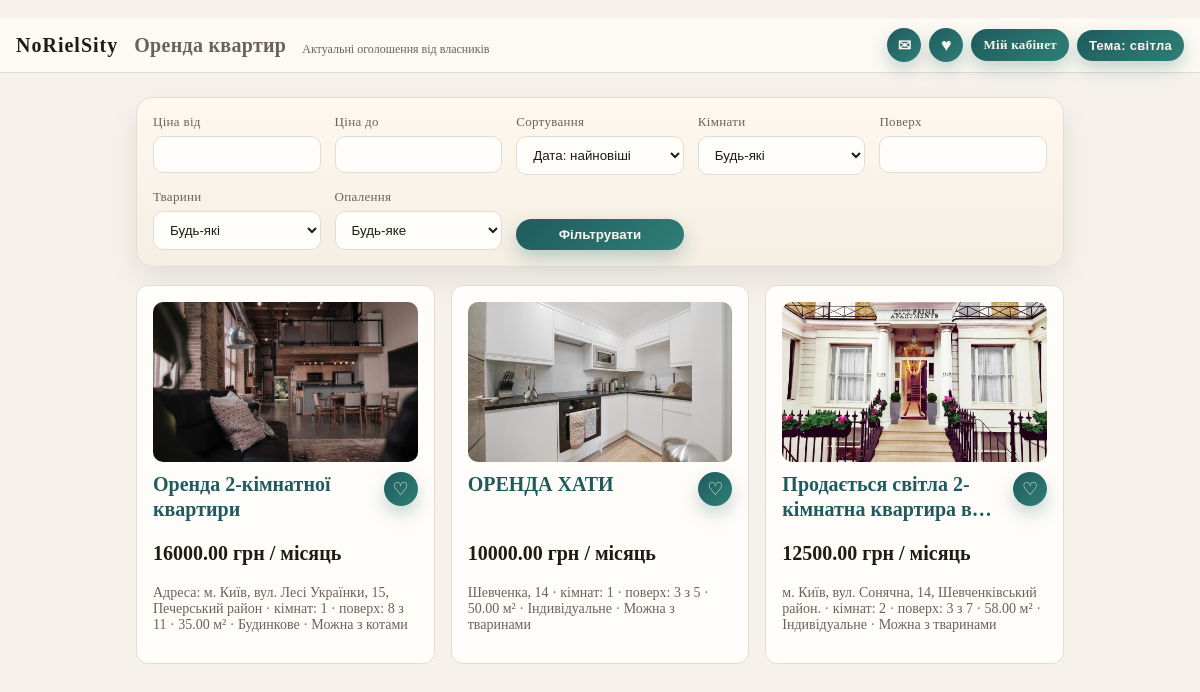
The page / on the database its author committed.
### listings/models.py (models this page shows, shortened)
class Listing(models.Model):
    HEATING_INDIVIDUAL = "individual"
    HEATING_CENTRAL = "central"
    HEATING_BUILDING = "building"
    HEATING_OTHER = "other"
    PETS_ALLOWED = "allowed"
    PETS_CATS = "cats_only"
    PETS_NOT_ALLOWED = "not_allowed"
    PETS_NEGOTIABLE = "negotiable"
    HEATING_CHOICES = [
        (HEATING_INDIVIDUAL, "Індивідуальне"),
        (HEATING_CENTRAL, "Централізоване"),
        (HEATING_BUILDING, "Будинкове"),
        (HEATING_OTHER, "Інше"),
    ]
    PETS_CHOICES = [
        (PETS_ALLOWED, "Можна з тваринами"),
        (PETS_CATS, "Можна з котами"),
        (PETS_NOT_ALLOWED, "Не можна"),
        (PETS_NEGOTIABLE, "По домовленості"),
    ]
    ROOMS_1 = "1"
    ROOMS_2 = "2"
    ROOMS_3 = "3"
    ROOMS_4_PLUS = "4+"
    ROOMS_CHOICES = [
        (ROOMS_1, "1"),
        (ROOMS_2, "2"),
        (ROOMS_3, "3"),
        (ROOMS_4_PLUS, "4+"),
    ]
    STATUS_DRAFT = "draft"
    STATUS_PUBLISHED = "published"
    STATUS_ARCHIVED = "archived"
    STATUS_BLOCKED = "blocked"
    STATUS_CHOICES = [
        (STATUS_DRAFT, "Чернетка"),
        (STATUS_PUBLISHED, "Опубліковано"),
        (STATUS_ARCHIVED, "Архів"),
        (STATUS_BLOCKED, "Заблоковано"),
    ]
    owner = models.ForeignKey(
        settings.AUTH_USER_MODEL,
        on_delete=models.CASCADE,
        related_name="listings",
        null=True,
        blank=True,
    )
    title = models.CharField(max_length=120)
    address = models.CharField(max_length=255)
    price_per_month = models.DecimalField(max_digits=10, decimal_places=2)
    floor = models.PositiveSmallIntegerField(null=True, blank=True)
    total_floors = models.PositiveSmallIntegerField(null=True, blank=True)
    heating = models.CharField(max_length=20, choices=HEATING_CHOICES, blank=True)
    pets = models.CharField(max_length=20, choices=PETS_CHOICES, blank=True)
    rooms = models.CharField(max_length=2, choices=ROOMS_CHOICES)
    area_sqm = models.DecimalField(max_digits=7, decimal_places=2, null=True, blank=True)
    description = models.TextField(blank=True)
    photo = models.ImageField(upload_to="listing_photos/", blank=True)
    contact_name = models.CharField(max_length=120)
    contact_phone = models.CharField(max_length=50, blank=True)
    contact_email = models.EmailField(blank=True)
    status = models.CharField(
        max_length=20, choices=STATUS_CHOICES, default=STATUS_PUBLISHED
    )
    views_count = models.PositiveIntegerField(default=0)
    is_active = models.BooleanField(default=True)
    created_at = models.DateTimeField(auto_now_add=True)
    updated_at = models.DateTimeField(auto_now=True)
    class Meta:
        ordering = ["-created_at"]

### listings/views.py (the view)
# urls.py: path("", views.listing_list, name="listing_list"),
def listing_list(request):
    listings = Listing.objects.filter(
        is_active=True, status=Listing.STATUS_PUBLISHED
    )
    min_price = request.GET.get("min_price")
    max_price = request.GET.get("max_price")
    sort = request.GET.get("sort")
    rooms = request.GET.get("rooms")
    floor = request.GET.get("floor")
    pets = request.GET.get("pets")
    heating = request.GET.get("heating")
    if min_price:
        listings = listings.filter(price_per_month__gte=min_price)
    if max_price:
        listings = listings.filter(price_per_month__lte=max_price)
    if rooms:
        listings = listings.filter(rooms=rooms)
    if floor:
        listings = listings.filter(floor=floor)
    if pets:
        listings = listings.filter(pets=pets)
    if heating:
        listings = listings.filter(heating=heating)
    sort_mapping = {
        "price_desc": "-price_per_month",
        "price_asc": "price_per_month",
        "date_new": "-created_at",
        "date_old": "created_at",
    }
    listings = listings.order_by(sort_mapping.get(sort, "-created_at"))
    rooms_labels = dict(Listing.ROOMS_CHOICES)
    pets_labels = dict(Listing.PETS_CHOICES)
    heating_labels = dict(Listing.HEATING_CHOICES)
    params = {
        "min_price": min_price or "",
        "max_price": max_price or "",
        "sort": sort or "",
        "rooms": rooms or "",
        "floor": floor or "",
        "pets": pets or "",
        "heating": heating or "",
    }
    def build_qs(exclude_key: str) -> str:
        filtered = {k: v for k, v in params.items() if v and k != exclude_key}
        return urlencode(filtered)
    favorite_ids = set()
    if request.user.is_authenticated:
        favorite_ids = set(
            Favorite.objects.filter(user=request.user).values_list("listing_id", flat=True)
        )
    context = {
        "listings": listings,
        "filters": params,
        "rooms_choices": Listing.ROOMS_CHOICES,
        "pets_choices": Listing.PETS_CHOICES,
        "heating_choices": Listing.HEATING_CHOICES,
        "rooms_label": rooms_labels.get(rooms, ""),
        "pets_label": pets_labels.get(pets, ""),
        "heating_label": heating_labels.get(heating, ""),
        "qs_without_min_price": build_qs("min_price"),
        "qs_without_max_price": build_qs("max_price"),
        "qs_without_sort": build_qs("sort"),
        "qs_without_rooms": build_qs("rooms"),
        "qs_without_floor": build_qs("floor"),
        "qs_without_pets": build_qs("pets"),
        "qs_without_heating": build_qs("heating"),
        "favorite_ids": favorite_ids,
    }
    return render(request, "listings/listing_list.html", context)

### listings/context_processors.py (called while the page is built, shortened)
def favorites_count(request):
    return {
        "favorites_count": 0,
        "unread_messages_count": 0,
        "latest_received_message_id": 0,
    }

### listings/templates/listings/listing_list.html (shortened to what this page needs)
﻿{% extends "listings/base.html" %}
{% block content %}
  <form method="get" class="filters" style="margin-bottom: 18px;">
    <div>
      <label for="min_price">Ціна від</label>
      <input id="min_price" name="min_price" type="number" value="{{ filters.min_price }}" />
    </div>
    <div>
      <label for="max_price">Ціна до</label>
      <input id="max_price" name="max_price" type="number" value="{{ filters.max_price }}" />
    </div>
    <div>
      <label for="sort">Сортування</label>
      <select id="sort" name="sort">
        <option value="">Дата: найновіші</option>
      </select>
    </div>
    <div>
      <label for="rooms">Кімнати</label>
      <select id="rooms" name="rooms">
        <option value="">Будь-які</option>
      </select>
    </div>
    <div>
      <label for="floor">Поверх</label>
      <input id="floor" name="floor" type="number" value="{{ filters.floor }}" />
    </div>
    <div>
      <label for="pets">Тварини</label>
      <select id="pets" name="pets">
        <option value="">Будь-які</option>
      </select>
    </div>
    <div>
      <label for="heating">Опалення</label>
      <select id="heating" name="heating">
        <option value="">Будь-яке</option>
      </select>
    </div>
    <div class="actions">
      <button class="btn" type="submit">Фільтрувати</button>
    </div>
  </form>
  {% if listings %}
    <div class="grid" style="margin-top: 12px;">
      {% for listing in listings %}
        <article class="card">
          {% if listing.photo %}
            <img
              src="{{ listing.photo.url }}"
              alt="{{ listing.title }}"
              style="width: 100%; height: 160px; object-fit: cover; border-radius: 10px; margin-bottom: 10px;"
            />
          {% elif listing.images.first %}
            <img
              src="{{ listing.images.first.image.url }}"
              alt="{{ listing.title }}"
              style="width: 100%; height: 160px; object-fit: cover; border-radius: 10px; margin-bottom: 10px;"
            />
          {% endif %}
          <div class="card-title">
            <h2 style="margin: 0;">
              <a href="{% url 'listings:listing_detail' listing.pk %}">
                {{ listing.title|truncatechars:50 }}
              </a>
            </h2>
            {% if request.user.is_authenticated %}
              <form method="post" action="{% url 'listings:favorite_toggle' listing.pk %}">
                {% csrf_token %}
                <input type="hidden" name="next" value="{{ request.get_full_path }}" />
                <button type="submit" class="fav-btn-small" aria-label="Обране">
                  {% if listing.pk in favorite_ids %}♥{% else %}♡{% endif %}
                </button>
              </form>
            {% else %}
              <a class="fav-btn-small" href="{% url 'login' %}?next={{ request.get_full_path }}" aria-label="Обране">♡</a>
            {% endif %}
          </div>
          <p class="price">{{ listing.price_per_month }} грн / місяць</p>
          <p class="meta">
            {{ listing.address }} · кімнат: {{ listing.get_rooms_display }}
            {% if listing.floor %}
              · поверх: {{ listing.floor }}{% if listing.total_floors %} з {{ listing.total_floors }}{% endif %}
            {% endif %}
            {% if listing.area_sqm %}· {{ listing.area_sqm }} м²{% endif %}
            {% if listing.heating %}· {{ listing.get_heating_display }}{% endif %}
            {% if listing.pets %}· {{ listing.get_pets_display }}{% endif %}
          </p>
        </article>
      {% endfor %}
    </div>
  {% else %}
    <p>Поки немає активних оголошень.</p>
  {% endif %}
{% endblock %}

### listings/templates/listings/base.html (style rules this page uses)
:root { color-scheme: light; --bg: #f6f2eb; --ink: #1e1b16; --accent: #1f5b5e; --muted: #6b6258; --card: #fffdf9; --border: #e2ddd4; --surface: #fdfaf4; }
html, body { margin: 0 !important; padding: 0 !important; font-family: "Georgia", "Times New Roman", serif; background: var(--bg); color: var(--ink); }
*, *::before, *::after { box-sizing: border-box; }
html { background: var(--bg); }
.card { background: var(--card); border: 1px solid var(--border); border-radius: 12px; padding: 16px; margin-bottom: 16px; }
a { color: var(--accent); text-decoration: none; }
.price { font-size: 20px; font-weight: 700; }
.meta { color: var(--muted); font-size: 14px; }
.grid { display: grid; gap: 16px; }
@media (min-width: 900px) { .grid { grid-template-columns: repeat(3, 1fr); } }

### listings/templates/listings/listing_list.html (style rules this page uses)
.filters { display: grid; gap: 14px; grid-template-columns: repeat(auto-fit, minmax(160px, 1fr)); margin: 0; background: linear-gradient(180deg, #fff8f0 0%, #f4eee3 100%); border: 1px solid var(--border); border-radius: 16px; padding: 16px; box-shadow: 0 14px 30px rgba(27, 22, 16, 0.08); }
.filters label { display: block; font-size: 13px; color: #6b6258; letter-spacing: 0.3px; margin-bottom: 6px; }
.filters input, .filters select { width: 100%; padding: 10px 12px; border-radius: 10px; border: 1px solid var(--border); background: var(--card); box-sizing: border-box; color: var(--ink); }
.filters .actions { display: grid; gap: 8px; align-items: end; }
.filters .btn { display: inline-block; padding: 8px 12px; border-radius: 999px; border: none; background: linear-gradient(135deg, #1f5b5e 0%, #2f7f76 100%); color: #f8f5ef; font-weight: 700; text-decoration: none; text-align: center; box-shadow: 0 8px 18px rgba(31, 91, 94, 0.25); }
.card-title { display: flex; justify-content: space-between; align-items: flex-start; gap: 8px; }
.card-title h2 { flex: 1; min-width: 0; font-size: 1.25rem; line-height: 1.25; min-height: 2.5em; margin: 0; }
.card-title h2 a { display: -webkit-box; -webkit-box-orient: vertical; -webkit-line-clamp: 2; line-clamp: 2; overflow: hidden; }
.card-title form, .card-title > a.fav-btn-small { flex-shrink: 0; align-self: flex-start; margin: 0; }
.fav-btn-small { width: 34px; height: 34px; display: inline-flex; align-items: center; justify-content: center; border-radius: 999px; border: none; background: linear-gradient(135deg, #1f5b5e 0%, #2f7f76 100%); color: #f8f5ef; font-size: 18px; text-decoration: none; line-height: 1; cursor: pointer; box-shadow: 0 8px 18px rgba(31, 91, 94, 0.25); }

### rows shown on the page
Listing: photo (picture), title "Оренда 2-кімнатної квартири", price_per_month "16000.00", address "Адреса: м. Київ, вул. Лесі Українки, 15, Печерський район", rooms "1", floor "8", total_floors "11", area_sqm "35.00", heating "Будинкове", pets "Можна з котами"
Listing: photo (picture), title "ОРЕНДА ХАТИ", price_per_month "10000.00", address "Шевченка, 14", rooms "1", floor "3", total_floors "5", area_sqm "50.00", heating "Індивідуальне", pets "Можна з тваринами"
Listing: photo (picture), title "Продається світла 2-кімнатна квартира…", price_per_month "12500.00", address "м. Київ, вул. Сонячна, 14, Шевченківський район.", rooms "2", floor "3", total_floors "7", area_sqm "58.00", heating "Індивідуальне", pets "Можна з тваринами"
